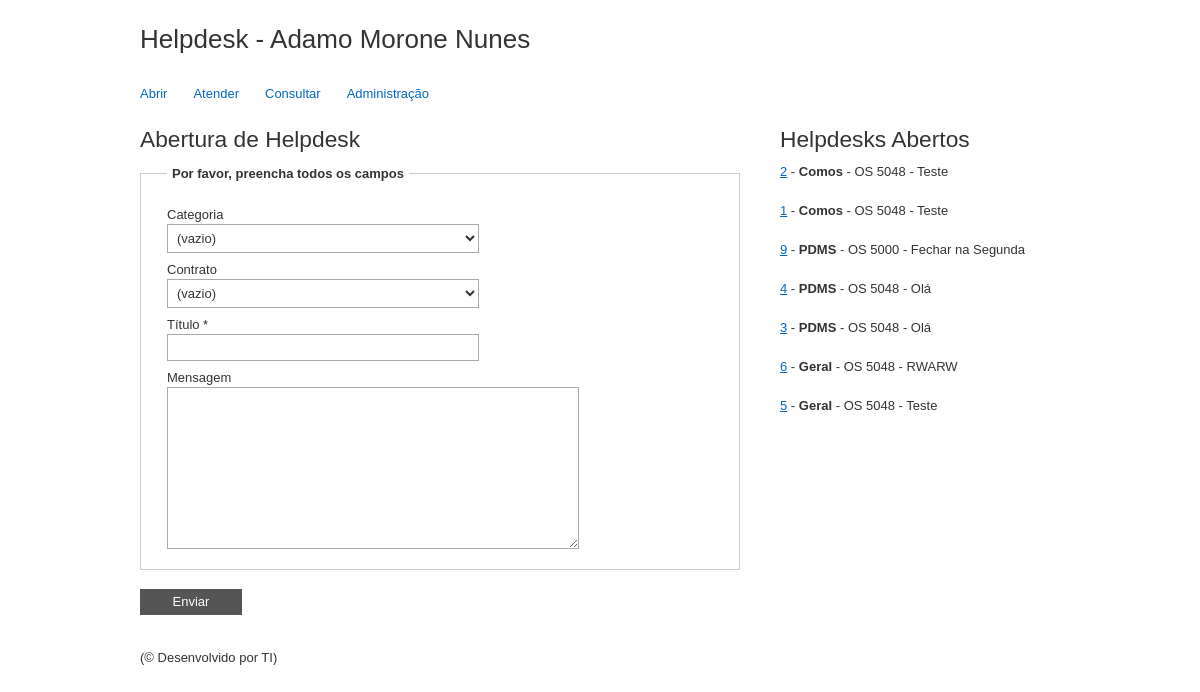
Screenshot of /principal.php (signed in) with the database file from the repository.
### tables this page shows
CREATE TABLE IF NOT EXISTS `tb_chamado` (
  `id` int(11) NOT NULL AUTO_INCREMENT,
  `id_usuario` int(11) NOT NULL,
  `id_atendente` int(11) NOT NULL,
  `os` varchar(50) NOT NULL,
  `categoria` int(11) NOT NULL,
  `titulo` varchar(140) NOT NULL,
  `finalizado` tinyint(1) NOT NULL,
  `tempo_total` int(50) NOT NULL,
  PRIMARY KEY (`id`)
);

CREATE TABLE IF NOT EXISTS `tb_categoria` (
  `id` int(11) NOT NULL AUTO_INCREMENT,
  `descricao` varchar(200) NOT NULL,
  UNIQUE KEY `id` (`id`)
);

### class/master.inc.php (called while the page is built, shortened)
<?php
	if (!function_exists('conectaComBanco')):
		function conectaComBanco($forcarContrato='')
		{
			$conexao = @new mysqli('localhost', 'root', '', 'helpdesk_comos');
			return $conexao;
		}
	endif;
	include_once PATH_HELPDESK . '/class/Usuario.php';
	include_once PATH_HELPDESK . '/class/Chamado.php';
	include_once PATH_HELPDESK . '/class/Categoria.php';

### class/Usuario.php (called while the page is built, shortened)
<?php
include_once "usuarioDAO.php";
class Usuario{
	public function GetId($login){
		$usuarioDAO = new UsuarioDAO();
		return $usuarioDAO->GetIdDAO($login);
	}
}

### class/UsuarioDAO.php (called while the page is built, shortened)
<?php
include_once 'master.inc.php';
class UsuarioDAO{
	private $_conexao;
	function __construct(){
		$this->_conexao = conectaComBanco();
	}
	public function GetIdDAO($login){
		$result = mysqli_query($this->_conexao, "SELECT id FROM tb_usuario WHERE login = '". $login . "'");
		if($result){
			while($r=$result->fetch_assoc()){
				return $r['id'];
			}
		}
	}
}

### class/Chamado.php (called while the page is built, shortened)
<?php
include_once "ChamadoDAO.php";
include_once "Usuario.php";
class Chamado{
	public function GetTodosChamados($filtros="", $idUsuario="", $todosChamados=""){
		$chamadoDAO = new ChamadoDAO();
		$chamados = $chamadoDAO->GetTodosChamadosDAO($filtros, $idUsuario, $todosChamados);
		for($i=0;$i<sizeof($chamados);$i++):
			$chamados[$i]['usuario'] = $this->AjustarNome($chamados[$i]['usuario']);
			$chamados[$i]['atendente'] = $this->AjustarNome($chamados[$i]['atendente']);
			if($chamados[$i]['finalizado']==1):
				$chamados[$i]['totalGasto'] = $this->CalcularTempo($chamados[$i]['totalGasto']);
			else:
				$chamados[$i]['totalGasto']="-";
				$chamados[$i]['ultima_resp'] = "-";
			endif;
		endfor;
		return $chamados;
	}
	private function AjustarNome($nome){
		$nome = explode(" ", $nome);
		return $nome[0] . " " . $nome[sizeof($nome)-1];
	}
	private function CalcularTempo($minutos){
		$dias = floor($minutos/(60*24));
		$horas = floor($minutos%(60*24)/60);
		$minutos = floor(($minutos%(60*24)%60));
		if($horas>0)$resposta .= $horas . "h";
		$resposta .= $minutos . "m";
		return $resposta;
	}
}

### class/ChamadoDAO.php (called while the page is built, shortened)
<?php
include_once 'master.inc.php';
class ChamadoDAO{
	private $_conexao;
	private $_chamados;
	function __construct() {
		$this->_conexao = conectaComBanco();
	}
	public function GetTodosChamadosDAO($filtros="", $idUsuario="", $finalizado=""){
		$sqlStr = "SELECT
				chamado.id,
				chamado.os,
				chamado.titulo,
				chamado.id_atendente,
				chamado.id_usuario,
				chamado.categoria,
				chamado.finalizado,
				resp.mensagem,
				resp.data,
				usuario.nome nome_usuario,
				usuario.ramal,
				atendente.nome as nome_atendente,
				date_format(ultimaResposta.data, '%d/%m/%y - %H:%i') as ultima_resp_data,
				date_format(resp.data, '%d/%m/%y - %H:%i') as data_abertura,
				case when chamado.finalizado = 1
					then chamado.tempo_total end as totalGasto
			FROM
				tb_chamado chamado
				inner join tb_resposta_chamado resp on resp.id_chamado = chamado.id
				inner join tb_usuario usuario on usuario.id = chamado.id_usuario
				left join tb_usuario atendente on atendente.id = chamado.id_atendente
				inner join tb_resposta_chamado ultimaResposta on ultimaResposta.id_chamado = chamado.id
			WHERE
				resp.id = (select min(id) from tb_resposta_chamado where id_chamado = chamado.id) AND
				ultimaResposta.id = (select max(id) from tb_resposta_chamado where id_chamado = chamado.id)";
		if($idUsuario):
			$sqlStr .= " AND chamado.id_usuario = ". $idUsuario ." ";
		endif;
		$sqlStr .= " ORDER BY chamado.categoria, data_abertura DESC ";
		$result = mysqli_query($this->_conexao, $sqlStr);
		if($result){
			while($r=$result->fetch_assoc()){
				$this->_chamados[] = Array(
					'id_chamado' 	=> $r['id'],
					'os' 			=> $r['os'],
					'titulo' 		=> $r['titulo'],
					'atendimento'	=> $r['id_atendente'],
					'id_usuario' 	=> $r['id_usuario'],
					'usuario' 		=> $r['nome_usuario'],
					'atendente'		=> $r['nome_atendente'],
					'data_abertura'	=> $r['data_abertura'],
					'mensagem' 		=> $r['mensagem'],
					'usuario_ramal' => $r['ramal'],
					'categoria'		=> $r['categoria'],
					'finalizado'	=> $r['finalizado'],
					'ultima_resp'	=> $r['ultima_resp_data'],
					'totalGasto'	=> $r['totalGasto'],
				);
			}
		}else{
			$this->chamados ="";
		}
		return $this->_chamados;
	}
}

### class/Categoria.php (called while the page is built, shortened)
<?php
include_once "CategoriaDAO.php";
class Categoria{
	public function GetDescricao($id){
		$categoriaDAO = new CategoriaDAO();
		return $categoriaDAO->GetDescricaoDAO($id);
	}
}

### class/CategoriaDAO.php (called while the page is built, shortened)
<?php
include_once 'master.inc.php';
class CategoriaDAO{
	public function GetDescricaoDAO($id){
		$this->_conexao = ConectaComBanco();
		$sqlStr = "SELECT descricao FROM tb_categoria WHERE id = " . $id;
		$result = mysqli_query($this->_conexao, $sqlStr);
		if($result){
			while($r=$result->fetch_assoc()){
				return $r['descricao'];
			}
		}
		return $categorias;
	}
}

### principal.php (the view, shortened to what this page needs)
<?php
	include_once 'class/master.inc.php';
	$usuario 	= new Usuario();
	$chamado 	= new Chamado();
	$categoria 	= new Categoria();
	$tplCategoria = "<option>(vazio)</option>";
	$tplHelpdeskAberto="";
	$todosChamados =  $chamado->GetTodosChamados('',$usuario->GetId($_SESSION['login']),'');
	if($todosChamados !=""):
		foreach($todosChamados as $helpdesk):
			$tplHelpdeskAberto .= '<p><a href="detalhe.php?id='.$helpdesk['id_chamado'].'" class="tooltip" title="'.utf8_encode($helpdesk['titulo']).'">'. $helpdesk['id_chamado'] .'</a> - <strong>'.$categoria->GetDescricao($helpdesk['categoria']).'</strong> - OS '. $helpdesk['os'] .' - '.utf8_encode($helpdesk['titulo']).' </p>';
		endforeach;
	else:
		$tplHelpdeskAberto = "<blockquote>Nenhum helpdesk aberto no momento.</blockquote>";
	endif;

### css/easy.css (style rules this page uses)
html, body { margin:0;padding:0; }
h1, h2, h3, h4, h5, h6 { font-weight:normal; margin:0; line-height:1em; }
h1 { font-size:2em;margin-bottom:.5em; }
h2 { font-size:1.75em;margin-bottom:.5142em;padding-top:.2em; }
p, blockquote, ul, ol, dl, form, table, pre { display:block;line-height:inherit;margin:0 0 1.5em 0; }
ul, ol, dl { padding:0; }
li { margin:0 0 0 2em;padding:0;display:list-item;list-style-position:outside; }
label { display:block; }
fieldset { margin:0;padding:0;border:none; }
legend { font-weight:bold; }
input, select { vertical-align:middle; }
body, table, input, textarea, select, li, button { font:1em Helvetica, Arial, Sans-Serif; line-height:1.5em; color:#333; }
body { font-size:13px; background:#fff; text-align:center; }
a, a:visited { text-decoration:none; color:#06C; }
fieldset { border:1px solid #ccc; padding:1em 2em; margin:0 0 1.5em 0; }
legend { padding:2px 5px; }
form div { margin:.5em 0;clear:both;overflow:hidden; }
input[type="text"], input[type="password"], textarea, .field, .area, select { border:1px solid #aaa; padding:5px; background:#fff; width:300px; line-height:1em; margin:0; }
select { width:312px; }
textarea, .area { overflow:auto; height:150px; width:400px; }
button { border:none; background:#555; color:#fff; padding:0 2.5em; height:2em; line-height:2em; cursor:pointer; }
#container, .inner { margin:0 auto; width:920px; text-align:left; position:relative; }
#header { position:relative; }
#footer { position:relative; clear:both; }
.content { clear:both; padding:1em 0; }
.main, .secondary, .tertiary, .quaternary { float:left; display:inline; }
.main { width:600px; }
.secondary { width:280px;margin-left:40px; }
#nav, #nav ul, #nav li { margin:0; }
#nav li { float:left; display:inline; position:relative; line-height:32px; height:32px; margin-right:2em; list-style:none; }
#header h1 { line-height:3em; height:3em; margin:0; }
.content a, .content a:visited { text-decoration:underline; }
.inner:after, .content:after, .cols:after, .block:after { content:"."; display:block; height:0; clear:both; visibility:hidden; }
.inner, .content, .cols, .block { display:block;min-height:1%; }

### css/easyprint.css (style rules this page uses)
html, body { margin:0;padding:0; }
h1, h2, h3, h4, h5, h6 { font-weight:normal; margin:0; line-height:1em; }
h1 { font-size:2em;margin-bottom:.5em; }
h2 { font-size:1.75em;margin-bottom:.5142em;padding-top:.2em; }
p, blockquote, ul, ol, dl, form, table, pre { display:block;line-height:inherit;margin:0 0 1.5em 0; }
ul, ol, dl { padding:0; }
li { margin:0 0 0 2em;padding:0;display:list-item;list-style-position:outside; }
form { display:none; }
body, table, input, textarea, select, li, button { font:100% Helvetica, Arial, Sans-Serif; line-height:180%; color:#000; }
body { font-size:13px; background:#fff; margin:0; padding:0; }
a { text-decoration:none; color:#555; }
#header { margin-bottom:1em; border-bottom:1px solid #ccc; padding-bottom:1em; }
#footer { margin-top:1em; border-top:1px solid #ccc; padding-top:1em; position:relative; clear:both; }
#nav, .nav { display:none; }
#header h1 { line-height:50px; height:50px; margin:0; }
.inner:after, .content:after, .cols:after, .fixed:after { content:"."; display:block; height:0; clear:both; visibility:hidden; }
.inner, .content, .cols, .fixed { display:block;min-height:1%; }

### css/styles.css (style rules this page uses)
textarea, .resposta { overflow: auto; height: 150px; width: 350px; }

### rows the page displays
tb_chamado: id "2", categoria.descricao "Comos", os "5048", titulo "Teste"
tb_chamado: id "1", categoria.descricao "Comos", os "5048", titulo "Teste"
tb_chamado: id "9", categoria.descricao "PDMS", os "5000", titulo "Fechar na Segunda"
tb_chamado: id "4", categoria.descricao "PDMS", os "5048", titulo "Olá"
tb_chamado: id "3", categoria.descricao "PDMS", os "5048", titulo "Olá"
tb_chamado: id "6", categoria.descricao "Geral", os "5048", titulo "RWARW"
tb_chamado: id "5", categoria.descricao "Geral", os "5048", titulo "Teste"
